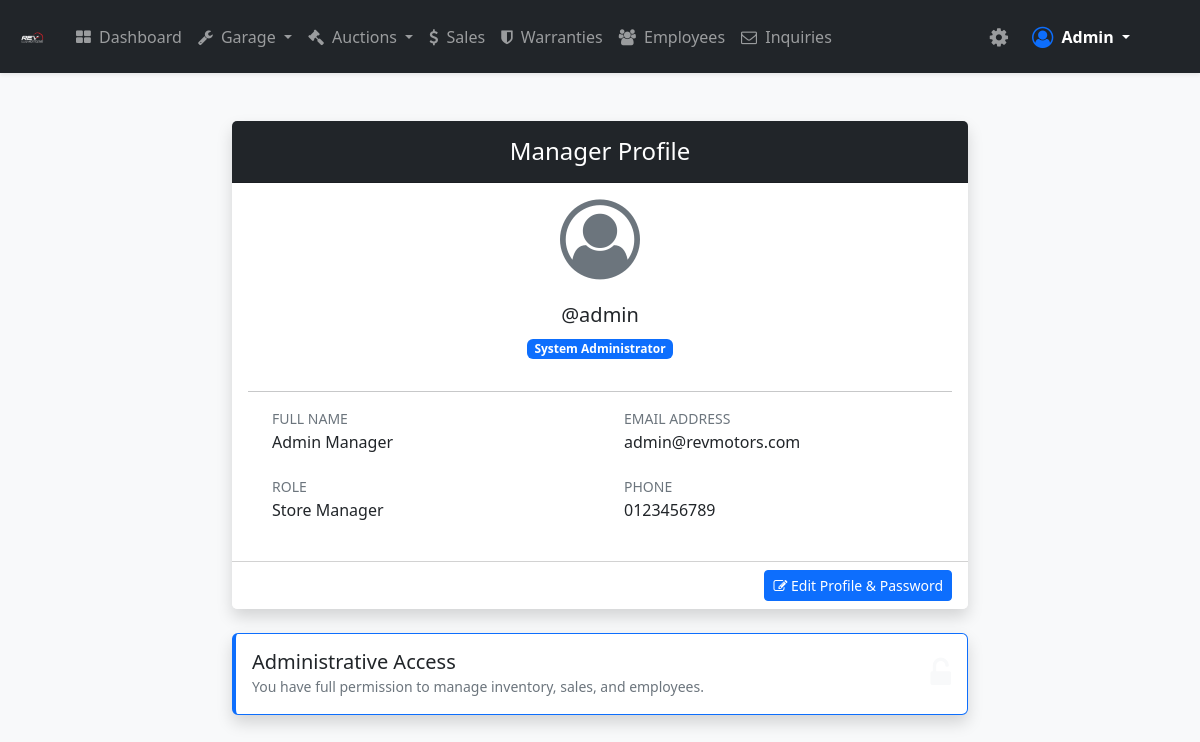
The app's page /Manager/profile.php (signed in) with its own data.
### tables this page shows
CREATE TABLE `manager` (
  `manager_id` int(11) NOT NULL,
  `user_id` int(11) NOT NULL,
  `fname` varchar(255) NOT NULL,
  `lname` varchar(255) NOT NULL,
  `email_address` varchar(255) DEFAULT NULL,
  `phone_number` varchar(255) DEFAULT NULL,
  `gender` varchar(10) DEFAULT NULL,
  `date_of_joined` timestamp NOT NULL DEFAULT current_timestamp()
);

CREATE TABLE `users` (
  `uid` int(11) NOT NULL,
  `username` varchar(127) NOT NULL,
  `password` varchar(255) NOT NULL,
  `user_type` enum('manager','employee','customer') NOT NULL
);

### Manager/profile.php (the view, shortened to what this page needs)
<?php
if (isset($_SESSION['user_id']) &&
    isset($_SESSION['role'])    &&
    $_SESSION['role'] == 'Manager') {
    include "../DB_connection.php";
    $user_id = $_SESSION['user_id'];
    $sql = "SELECT users.username, manager.* FROM manager
            INNER JOIN users ON manager.user_id = users.uid
            WHERE manager.user_id = ?";
    $stmt = $conn->prepare($sql);
    $stmt->execute([$user_id]);
    $manager = $stmt->fetch();
?>
<!DOCTYPE html>
<html lang="en">
<head>
    <link rel="stylesheet" href="https://cdn.jsdelivr.net/npm/bootstrap@5.2.0/dist/css/bootstrap.min.css">
    <link rel="stylesheet" href="https://cdnjs.cloudflare.com/ajax/libs/font-awesome/4.7.0/css/font-awesome.min.css">
</head>
<body class="bg-light">
    <?php include "inc/navbar.php"; ?>
    <div class="container mt-5">
        <div class="row justify-content-center">
            <div class="col-md-8">
                <div class="card shadow mb-4 border-0">
                    <div class="card-header bg-dark text-white text-center py-3">
                        <h4 class="mb-0">Manager Profile</h4>
                    </div>
                    <div class="card-body text-center">
                        <i class="fa fa-user-circle-o fa-5x text-secondary mb-3"></i>
                        <h5 class="mt-2">@<?php echo $manager['username']; ?></h5>
                        <p class="badge bg-primary">System Administrator</p>
                        <hr>
                        <div class="row text-start ps-4">
                            <div class="col-md-6 mb-3">
                                <p class="mb-1 text-muted small text-uppercase">Full Name</p>
                                <h6><?php echo $manager['fname'] . " " . $manager['lname']; ?></h6>
                            </div>
                            <div class="col-md-6 mb-3">
                                <p class="mb-1 text-muted small text-uppercase">Email Address</p>
                                <h6><?php echo $manager['email_address']; ?></h6>
                            </div>
                            <div class="col-md-6 mb-3">
                                <p class="mb-1 text-muted small text-uppercase">Role</p>
                                <h6>Store Manager</h6>
                            </div>
                            <div class="col-md-6 mb-3">
                                <p class="mb-1 text-muted small text-uppercase">Phone</p>
                                <h6><?php echo $manager['phone_number']; ?></h6>
                            </div>
                        </div>
                    </div>
                    <div class="card-footer bg-white text-end">
                        <a href="profile-edit.php" class="btn btn-primary btn-sm">
                            <i class="fa fa-pencil-square-o"></i> Edit Profile & Password
                        </a>
                    </div>
                </div>
                <div class="card shadow mb-5 border-start border-primary border-4">
                    <div class="card-body d-flex justify-content-between align-items-center">
                        <div>
                            <h5 class="mb-0">Administrative Access</h5>
                            <small class="text-muted">You have full permission to manage inventory, sales, and employees.</small>
                        </div>
                        <i class="fa fa-unlock-alt fa-2x text-light"></i>
                    </div>
                </div>
            </div>
        </div>
    </div>
</body>
</html>
<?php
} else {
    header("Location: ../login.php");
    exit;
}
?>

### Manager/inc/navbar.php (shortened to what this page needs)
<?php
if (!isset($manager) && isset($_SESSION['user_id'])) {
    include_once "../DB_connection.php";
    $nav_user_id = $_SESSION['user_id'];
    $nav_sql = "SELECT fname FROM manager WHERE user_id = ?";
    $nav_stmt = $conn->prepare($nav_sql);
    $nav_stmt->execute([$nav_user_id]);
    $manager_data = $nav_stmt->fetch();
    $nav_display_name = ($manager_data) ? $manager_data['fname'] : "Manager";
} else {
    $nav_display_name = (isset($manager['fname'])) ? $manager['fname'] : "Manager";
}
?>
<nav class="navbar navbar-expand-lg navbar-dark bg-dark shadow-sm py-3">
  <div class="container-fluid">
    <a class="navbar-brand" href="index.php">
      <img src="../logo.png" width="40">
    </a>
    <div class="collapse navbar-collapse" id="managerNav">
      <ul class="navbar-nav me-auto mb-2 mb-lg-0">
        <li class="nav-item">
          <a class="nav-link" href="index.php">
            <i class="fa fa-th-large me-1"></i> Dashboard
          </a>
        </li>
        <li class="nav-item dropdown">
          <a class="nav-link dropdown-toggle" href="#" id="garageDrop" role="button" data-bs-toggle="dropdown" aria-expanded="false">
            <i class="fa fa-wrench me-1"></i> Garage
          </a>
        </li>
        <li class="nav-item dropdown">
          <a class="nav-link dropdown-toggle" href="#" id="auctionDrop" role="button" data-bs-toggle="dropdown" aria-expanded="false">
            <i class="fa fa-gavel me-1"></i> Auctions
          </a>
        </li>
        <li class="nav-item">
          <a class="nav-link" href="sales-history.php">
            <i class="fa fa-usd me-1"></i> Sales
          </a>
        </li>
        <li class="nav-item">
          <a class="nav-link" href="warranty-manage.php">
            <i class="fa fa-shield me-1"></i> Warranties
          </a>
        </li>
        <li class="nav-item">
          <a class="nav-link" href="employees.php">
            <i class="fa fa-users me-1"></i> Employees
          </a>
        </li>
        <li class="nav-item">
          <a class="nav-link" href="message.php">
            <i class="fa fa-envelope-o me-1"></i> Inquiries
          </a>
        </li>
      </ul>
      <ul class="navbar-nav ms-auto ms-auto-custom mb-2 mb-lg-0 align-items-center">
        <li class="nav-item me-3">
          <a class="nav-link p-0" href="settings.php" title="Garage Settings">
            <i class="fa fa-cog fa-lg"></i>
          </a>
        </li>
        <li class="nav-item dropdown">
          <a class="nav-link dropdown-toggle text-white fw-bold" href="#" id="userDrop" role="button" data-bs-toggle="dropdown" aria-expanded="false">
            <i class="fa fa-user-circle-o fa-lg me-1 text-primary"></i> <?php echo $nav_display_name; ?>
          </a>
        </li>
      </ul>
    </div>
  </div>
</nav>

### Manager/inc/navbar.php (style rules this page uses)
.navbar-nav .nav-link { transition: all 0.3s ease; border-radius: 5px; padding: 8px 12px; }
.ms-auto-custom { margin-right: 50px !important; }

### records on screen
manager: fname "Admin", user.username "admin", lname "Manager", email_address "admin@revmotors.com", phone_number "0123456789"
